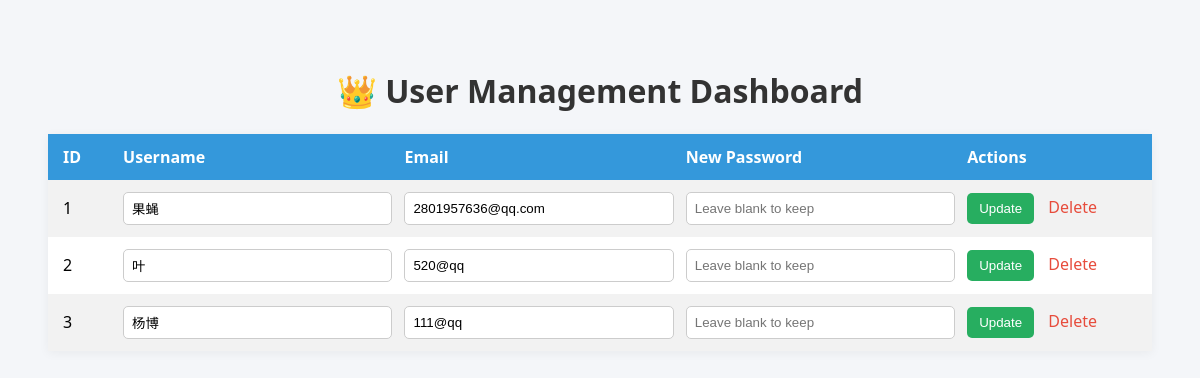
Page /master (signed in) on the earlier database version.
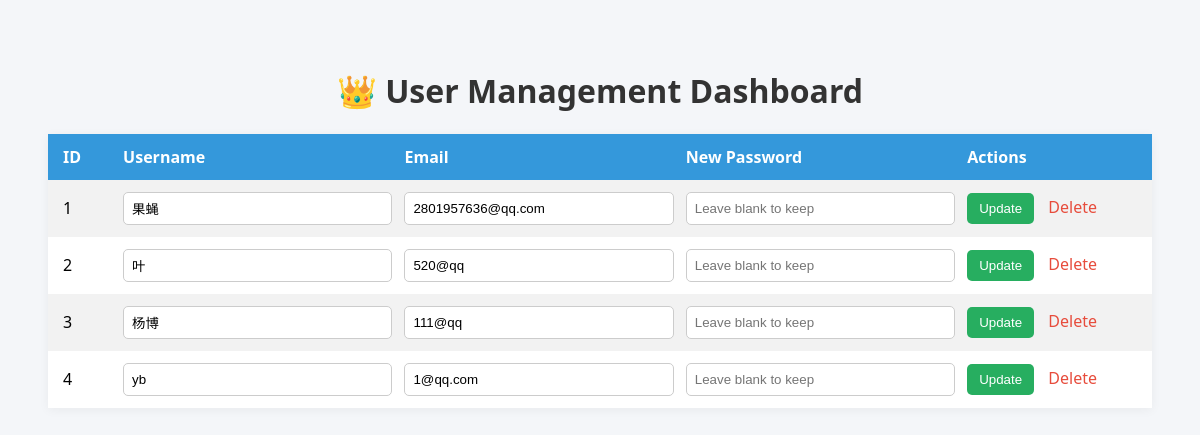
Same page on the later database version.
### app.py (models this page shows, shortened)
class User(db.Model):
    id = db.Column(db.Integer, primary_key=True)
    username = db.Column(db.String(20), unique=True, nullable=False)
    email = db.Column(db.String(120), unique=True, nullable=False)
    password = db.Column(db.String(255), nullable=False)
    profile_picture = db.Column(db.String(20), nullable=True)  # Changed to nullable
    bio = db.Column(db.Text, nullable=True)
    created_at = db.Column(db.DateTime, nullable=True)  # Changed to nullable
    data = db.relationship('UserData',back_populates='user')
    is_admin = db.Column(db.Boolean, default=False)

### app.py (the view)
@app.route('/master', methods=['GET', 'POST'])
@admin_required
def master():
    users = User.query.all()
    return render_template('master.html', users=users)

### app.py (called while the page is built)
def admin_required(f):
    @wraps(f)
    def decorated_function(*args, **kwargs):
        user_id = session.get('user_id')
        user = User.query.get(user_id)
        if not user or not user.is_admin:
            abort(403)
        return f(*args, **kwargs)
    return decorated_function

### templates/master.html (shortened to what this page needs)
<!DOCTYPE html>
<html lang="en">
<head>
</head>
<body>
    <h1>👑 User Management Dashboard</h1>
    <table>
        <tr>
            <th>ID</th>
            <th>Username</th>
            <th>Email</th>
            <th>New Password</th>
            <th>Actions</th>
        </tr>
        {% for user in users %}
        <tr>
            <form method="POST" action="{{ url_for('update_user', user_id=user.id) }}">
                <td>{{ user.id }}</td>
                <td><input type="text" name="username" value="{{ user.username }}"></td>
                <td><input type="email" name="email" value="{{ user.email }}"></td>
                <td><input type="password" name="password" placeholder="Leave blank to keep"></td>
                <td>
                    <button type="submit">Update</button>
                    <a href="{{ url_for('delete_user', user_id=user.id) }}" onclick="return confirm('Delete this user?');">Delete</a>
                </td>
            </form>
        </tr>
        {% endfor %}
    </table>
</body>
</html>

### templates/master.html (style rules this page uses)
body { font-family: "Segoe UI", Tahoma, Geneva, Verdana, sans-serif; background-color: #f4f6f9; padding: 40px; }
h1 { text-align: center; color: #333; }
table { width: 100%; border-collapse: collapse; background-color: #fff; box-shadow: 0 2px 10px rgba(0, 0, 0, 0.05); }
th, td { padding: 12px 15px; text-align: left; }
th { background-color: #3498db; color: white; }
tr:nth-child(even) { background-color: #f2f2f2; }
input[type="text"], input[type="email"], input[type="password"] { width: 100%; padding: 8px; border: 1px solid #ccc; border-radius: 5px; }
button { background-color: #27ae60; color: white; border: none; padding: 8px 12px; border-radius: 5px; cursor: pointer; }
a { margin-left: 10px; color: #e74c3c; text-decoration: none; }
form { display: contents; }

Differences in the rows shown:
added User: id "4", username "yb", email "1@qq.com"
